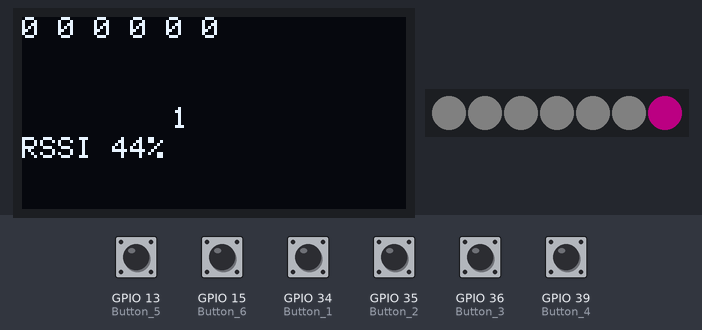
Bench run of a sketch on a simulated ESP32. Shown: 128×64 one-colour display, 7 RGB LEDs in strip order, left to right. The inputs (shaded band) are chosen by the test bench; at power-on: GPIO 13 (Button_5), GPIO 15 (Button_6), GPIO 34 (Button_1), GPIO 35 (Button_2), GPIO 36 (Button_3), GPIO 39 (Button_4) LOW. Dim RGB values are drawn brighter than linear; the strip is taken to match the declared colour order; no radio packets arrive unless stated; what the sketch prints to the serial monitor is not drawn.

Above: at 8.1 s.
8.4 s: GPIO 13 (Button_5) pulled HIGH for 1 s
At 9.46 s:
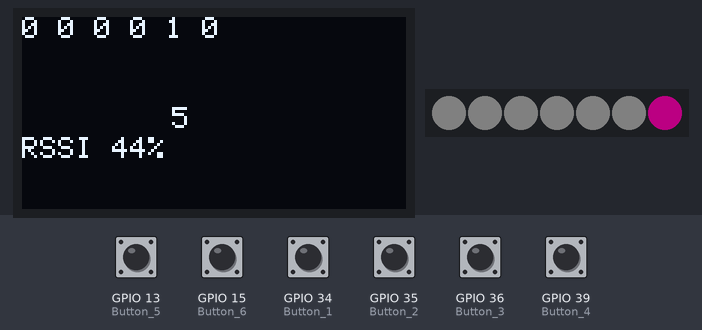
10.0 s: GPIO 15 (Button_6) pulled HIGH for 0.15 s
At 10.23 s:
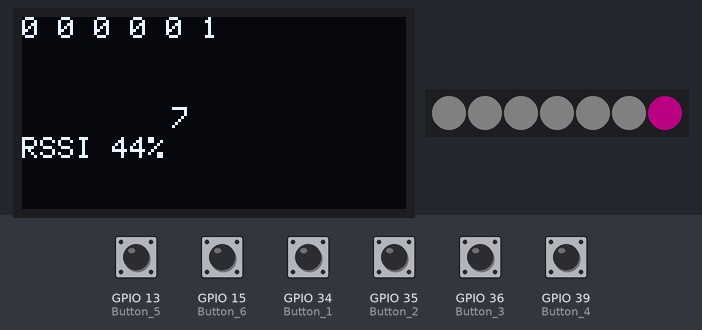
10.7 s: GPIO 34 (Button_1) pulled HIGH for 0.15 s
At 10.98 s:
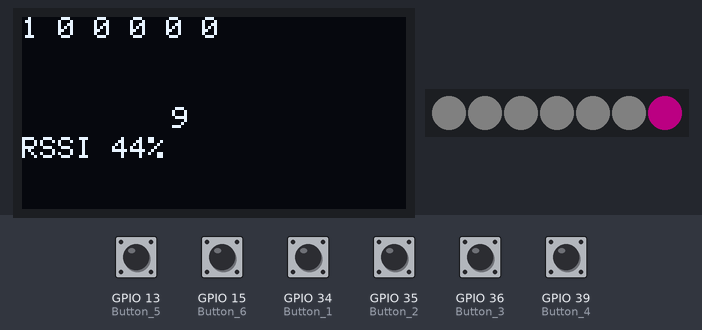
11.4 s: GPIO 35 (Button_2) pulled HIGH for 0.15 s
At 11.72 s:
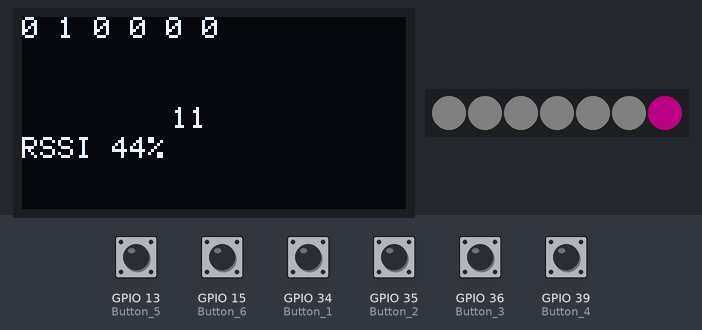
13.0 s: GPIO 36 (Button_3) pulled HIGH for 0.15 s
At 13.26 s:
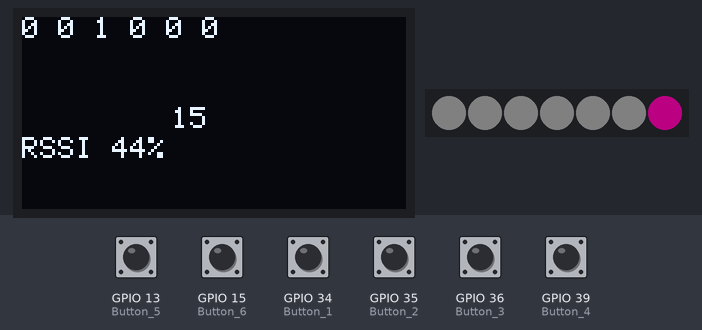
13.7 s: GPIO 39 (Button_4) pulled HIGH for 0.15 s
At 14.03 s:
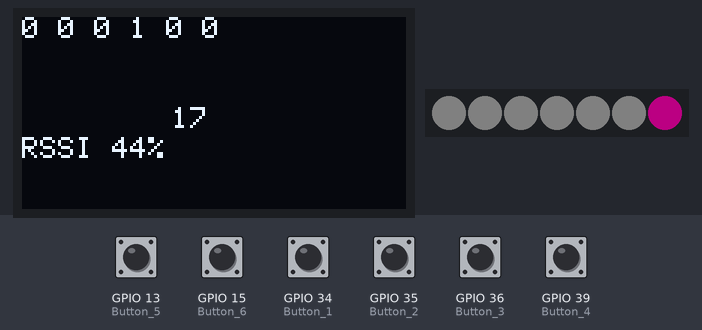
Timing chart, 0 to 16.3 s (numbered marks = the images above; inputs shaded):
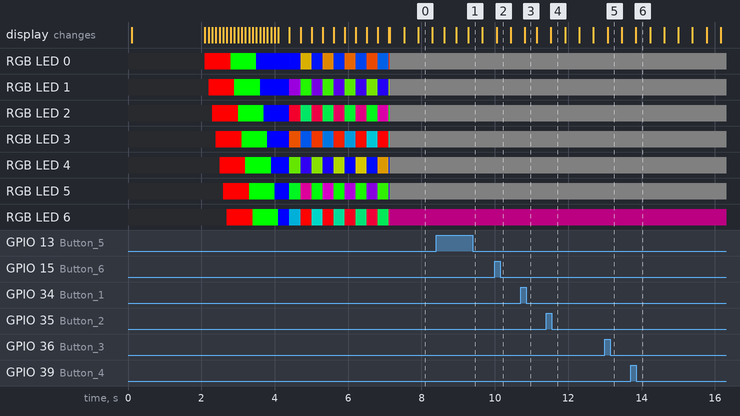

The sketch:

ESP_LORA_TX.ino
```cpp
/*********
  Rui Santos
  Complete project details at https://RandomNerdTutorials.com/ttgo-lora32-sx1276-arduino-ide/

  LORA TX
*********/

//Libraries for LoRa
#include <SPI.h>
#include <LoRa.h>

#define Button_1 34
#define Button_2 35
#define Button_3 36
#define Button_4 39
#define Button_5 13
#define Button_6 15

// Define button pins and their corresponding messages
const int buttonPins[] = { Button_1, Button_2, Button_3, Button_4, Button_5, Button_6 };
const char* buttonMessages[] = { "B1", "B2", "B3", "B4", "B5", "B6" };

volatile bool dataAvailable = false;
uint8_t receivedBuffer[18];


//-- for islx bitmap
#define imageWidth 128
#define imageHeight 32


//---islx bitmap
const unsigned char islxLogo[] PROGMEM = {
  // 'undefined, 128x32px
  0x00, 0x00, 0x00, 0x00, 0x00, 0x00, 0x00, 0x00, 0x00, 0x00, 0x00, 0x00, 0x00, 0x00, 0x00, 0x00,
  0x00, 0x0f, 0x80, 0x1f, 0xff, 0xff, 0x81, 0xf0, 0x00, 0x00, 0x1f, 0xe0, 0x00, 0x0f, 0xf0, 0x00,
  0x00, 0x0f, 0x80, 0x7f, 0xff, 0xff, 0x81, 0xf0, 0x00, 0x00, 0x07, 0xf0, 0x00, 0x1f, 0xc0, 0x00,
  0x00, 0x0f, 0x80, 0xff, 0xff, 0xff, 0x81, 0xf0, 0x00, 0x00, 0x03, 0xf8, 0x00, 0x3f, 0x80, 0x00,
  0x00, 0x0f, 0x81, 0xff, 0xff, 0xff, 0x81, 0xf0, 0x00, 0x00, 0x01, 0xfc, 0x00, 0x7f, 0x00, 0x00,
  0x00, 0x0f, 0x81, 0xff, 0xff, 0xff, 0x81, 0xf0, 0x00, 0x00, 0x00, 0xfe, 0x00, 0xff, 0x00, 0x00,
  0x00, 0x0f, 0x83, 0xf8, 0x00, 0x00, 0x01, 0xf0, 0x00, 0x00, 0x00, 0xff, 0x01, 0xfe, 0x00, 0x00,
  0x00, 0x0f, 0x83, 0xf0, 0x00, 0x00, 0x01, 0xf0, 0x00, 0x00, 0x00, 0x7f, 0x01, 0xfc, 0x00, 0x00,
  0x00, 0x0f, 0x83, 0xe0, 0x00, 0x00, 0x01, 0xf0, 0x00, 0x00, 0x00, 0x3f, 0x83, 0xf8, 0x00, 0x00,
  0x00, 0x0f, 0x83, 0xe0, 0x00, 0x00, 0x01, 0xf0, 0x00, 0x00, 0x00, 0x1f, 0xc7, 0xf0, 0x00, 0x00,
  0x00, 0x0f, 0x83, 0xe0, 0x00, 0x00, 0x01, 0xf0, 0x00, 0x00, 0x00, 0x0f, 0xef, 0xe0, 0x00, 0x00,
  0x00, 0x0f, 0x83, 0xf0, 0x00, 0x00, 0x01, 0xf0, 0x00, 0x00, 0x00, 0x07, 0xff, 0xc0, 0x00, 0x00,
  0x00, 0x0f, 0x83, 0xfc, 0x00, 0x00, 0x01, 0xf0, 0x00, 0x00, 0x00, 0x07, 0xff, 0xc0, 0x00, 0x00,
  0x00, 0x0f, 0x81, 0xff, 0xff, 0xfe, 0x01, 0xf0, 0x00, 0x00, 0x00, 0x03, 0xff, 0x80, 0x00, 0x00,
  0x00, 0x0f, 0x80, 0xff, 0xff, 0xff, 0x01, 0xf0, 0x00, 0x00, 0x00, 0x01, 0xff, 0x00, 0x00, 0x00,
  0x00, 0x0f, 0x80, 0xff, 0xff, 0xff, 0x81, 0xf0, 0x00, 0x00, 0x00, 0x00, 0xfe, 0x00, 0x00, 0x00,
  0x00, 0x0f, 0x80, 0x3f, 0xff, 0xff, 0xc1, 0xf0, 0x00, 0x00, 0x00, 0x01, 0xff, 0x00, 0x00, 0x00,
  0x00, 0x0f, 0x80, 0x0f, 0xff, 0xff, 0xe1, 0xf0, 0x00, 0x00, 0x00, 0x03, 0xff, 0x80, 0x00, 0x00,
  0x00, 0x0f, 0x80, 0x00, 0x00, 0x07, 0xe1, 0xf0, 0x00, 0x00, 0x00, 0x07, 0xff, 0xc0, 0x00, 0x00,
  0x00, 0x0f, 0x80, 0x00, 0x00, 0x03, 0xe1, 0xf0, 0x00, 0x00, 0x00, 0x0f, 0xff, 0xe0, 0x00, 0x00,
  0x00, 0x0f, 0x80, 0x00, 0x00, 0x03, 0xe1, 0xf0, 0x00, 0x00, 0x00, 0x0f, 0xef, 0xf0, 0x00, 0x00,
  0x00, 0x0f, 0x80, 0x00, 0x00, 0x03, 0xe1, 0xf0, 0x00, 0x00, 0x00, 0x1f, 0xc7, 0xf0, 0x00, 0x00,
  0x00, 0x0f, 0x80, 0x00, 0x00, 0x03, 0xe1, 0xf0, 0x00, 0x00, 0x00, 0x3f, 0x83, 0xf8, 0x00, 0x00,
  0x00, 0x0f, 0x80, 0x00, 0x00, 0x07, 0xe1, 0xf0, 0x00, 0x00, 0x00, 0x7f, 0x01, 0xfc, 0x00, 0x00,
  0x00, 0x0f, 0x80, 0x00, 0x00, 0x0f, 0xe1, 0xf0, 0x00, 0x00, 0x00, 0xfe, 0x00, 0xfe, 0x00, 0x00,
  0x00, 0x0f, 0x83, 0xff, 0xff, 0xff, 0xc1, 0xff, 0xff, 0xff, 0xc1, 0xfc, 0x00, 0x7f, 0x00, 0x00,
  0x00, 0x0f, 0x83, 0xff, 0xff, 0xff, 0xc1, 0xff, 0xff, 0xff, 0xc3, 0xfc, 0x00, 0x7f, 0x80, 0x00,
  0x00, 0x0f, 0x83, 0xff, 0xff, 0xff, 0x81, 0xff, 0xff, 0xff, 0xc3, 0xf8, 0x00, 0x3f, 0xc0, 0x00,
  0x00, 0x0f, 0x83, 0xff, 0xff, 0xff, 0x01, 0xff, 0xff, 0xff, 0xc7, 0xf0, 0x00, 0x1f, 0xc0, 0x00,
  0x00, 0x0f, 0x83, 0xff, 0xff, 0xfc, 0x00, 0xff, 0xff, 0xff, 0xdf, 0xe0, 0x00, 0x0f, 0xf0, 0x00,
  0x00, 0x00, 0x00, 0x00, 0x00, 0x00, 0x00, 0x00, 0x00, 0x00, 0x00, 0x00, 0x00, 0x00, 0x00, 0x00,
  0x00, 0x00, 0x00, 0x00, 0x00, 0x00, 0x00, 0x00, 0x00, 0x00, 0x00, 0x00, 0x00, 0x00, 0x00, 0x00
};


//Libraries for OLED Display
#include <Wire.h>
#include <Adafruit_GFX.h>
#include <Adafruit_SSD1306.h>
#include <Adafruit_NeoPixel.h>
#ifdef __AVR__
#include <avr/power.h>  // Required for 16 MHz Adafruit Trinket
#endif
//define the pins used by the LoRa transceiver module
#define SCK 5
#define MISO 19
#define MOSI 27
#define SS 18
#define RST 23
#define DIO0 26

//433E6 for Asia
//866E6 for Europe
//915E6 for North America
#define BAND 915E6

//OLED pins
#define OLED_SDA 21
#define OLED_SCL 22
#define OLED_RST -1
#define SCREEN_WIDTH 128  // OLED display width, in pixels
#define SCREEN_HEIGHT 64  // OLED display height, in pixels


//packet counter
int counter = 0;
String LoRaData;
Adafruit_SSD1306 display(SCREEN_WIDTH, SCREEN_HEIGHT, &Wire, OLED_RST);


#define PIN 14

Adafruit_NeoPixel strip = Adafruit_NeoPixel(7, PIN, NEO_RGB + NEO_KHZ800);

uint32_t red = strip.Color(255, 0, 0);
uint32_t green = strip.Color(0, 255, 0);
uint32_t blue = strip.Color(0, 0, 255);
uint32_t white = strip.Color(255, 255, 255);
uint32_t yellow = strip.Color(255, 242, 3);
uint32_t pink = strip.Color(255, 0, 100);
uint32_t cyan = strip.Color(0, 255, 255);
uint32_t orange = strip.Color(230, 80, 0);

volatile bool button1Pressed = false;
volatile bool button2Pressed = false;
volatile bool button3Pressed = false;
/*
void IRAM_ATTR isrButton1() {
  button1Pressed = true;
  // LoRa.beginPacket();
   // LoRa.print("B3");
    //LoRa.endPacket();
}

void IRAM_ATTR isrButton2() {
  button2Pressed = true;
}

void IRAM_ATTR isrButton3() {
  button3Pressed = true;
   //LoRa.beginPacket();
    //LoRa.print("B3");
    //LoRa.endPacket();
}
*/


void setup() {
  //initialize Serial Monitor
  Serial.begin(115200);

  //reset OLED display via software
  pinMode(OLED_RST, OUTPUT);
  digitalWrite(OLED_RST, LOW);
  delay(20);
  digitalWrite(OLED_RST, HIGH);

  //initialize OLED
  Wire.begin(OLED_SDA, OLED_SCL);
  if (!display.begin(SSD1306_SWITCHCAPVCC, 0x3c, false, false)) {  // Address 0x3C for 128x32
    Serial.println(F("SSD1306 allocation failed"));
    for (;;)
      ;  // Don't proceed, loop forever
  }

  display.clearDisplay();
  display.setTextColor(WHITE);
  display.setTextSize(1);
  display.clearDisplay();  // stop the diaply of adafruit logo
  display.drawBitmap(0, 0, islxLogo, 128, 32, 1);

  display.display();

  //SPI LoRa pins
  SPI.begin(SCK, MISO, MOSI, SS);
  //setup LoRa transceiver module
  LoRa.setPins(SS, RST, DIO0);

  if (!LoRa.begin(BAND)) {
    Serial.println("Starting LoRa failed!");
    while (1)
      ;
  }
  Serial.println("LoRa Initializing OK!");
  //display.setCursor(0, 10);
  //display.print("LoRa Initializing OK!");
  //display.display();
  delay(2000);


  LoRa.onReceive(onReceive);
  LoRa.receive();  // Put LoRa in receive mode
  Serial.println("LoRa initialized. Waiting for data...");

  pinMode(Button_1, INPUT);
  pinMode(Button_2, INPUT);  // Set the new button pins as INPUT_PULLUP
  pinMode(Button_3, INPUT);
  pinMode(Button_4, INPUT);
  pinMode(Button_5, INPUT);
  pinMode(Button_6, INPUT);

  strip.begin();
  strip.setBrightness(255);
  strip.show();


  // Initialize all pixels to 'off'
  colorWipe(strip.Color(255, 0, 0), 100);  // Red
  colorWipe(strip.Color(0, 255, 0), 100);  // Green

  colorWipe(strip.Color(0, 0, 255), 100);  // Blue

  rainbowCycle(2);

  strip.setBrightness(127);
  strip.setPixelColor(0, 255, 0, 0);  //RED
  strip.setPixelColor(1, 0, 255, 0);  //Yellow
  strip.setPixelColor(2, 0, 0, 255);  //Green
  strip.setPixelColor(3, 255, 0, 0);  //RED
  strip.setPixelColor(4, 0, 255, 0);  //Yellow
  strip.setPixelColor(5, 0, 0, 255);  //Green
                                      //


  strip.setPixelColor(0, 10, 10, 10);  //RED
  strip.setPixelColor(1, 10, 10, 10);  //Yellow
  strip.setPixelColor(2, 10, 10, 10);  //Green
  strip.setPixelColor(3, 10, 10, 10);  //RED
  strip.setPixelColor(4, 10, 10, 10);  //Yellow
  strip.setPixelColor(5, 10, 10, 10);  //Green


  strip.show();

  // attachInterrupt(34, isrButton1, FALLING);
  // attachInterrupt(35, isrButton2, FALLING);  // Attach interrupts to the new button pins
  // attachInterrupt(36, isrButton3, FALLING);
}


void loop() {


  if (dataAvailable) {
    //  esp_task_wdt_reset(); // Reset watchdog
    dataAvailable = false;
    handlePacket();
  }

  checkButtons();


  display.clearDisplay();
  display.setCursor(0, 0);
  display.println(String(digitalRead(Button_1)) + " " + String(digitalRead(Button_2)) + " " + String(digitalRead(Button_3)) + " " + String(digitalRead(Button_4)) + " " + String(digitalRead(Button_5)) + " " + String(digitalRead(Button_6)));
  //display.setCursor(0, 20);
  //display.setTextSize(1);
  //display.print(String(digitalRead(35)));
  //display.setCursor(0, 30);
  ///display.print(String(digitalRead(36)));
  display.setCursor(50, 30);
  display.print(counter);
  display.setCursor(0, 40);
  display.print(LoRaData);
  display.setCursor(0, 40);
  int rssi = LoRa.packetRssi();
  display.print("RSSI ");
  display.println(String(map(rssi, -120, -30, 0, 100)) + "%");
  display.display();

  counter++;
}


void checkButtons() {
  for (int i = 0; i < sizeof(buttonPins) / sizeof(buttonPins[0]); i++) {
    if (digitalRead(buttonPins[i]) == LOW) {
      LoRa.beginPacket();
      LoRa.print(buttonMessages[i]);
      LoRa.endPacket();
      LoRa.receive();
    }
  }
}


void onReceive(int packetSize) {
  // Clear buffer before use
  memset(receivedBuffer, 0, sizeof(receivedBuffer));

  // Check if the received packet is exactly 18 bytes (6 LEDs * 3 colors)
  if (packetSize != 18) {
    Serial.print("Invalid packet size received: ");
    Serial.println(packetSize);
    return;  // Ignore invalid packets
  }

  // Read incoming bytes into the buffer
  int i = 0;
  while (LoRa.available() && i < 18) {
    receivedBuffer[i++] = LoRa.read();
  }

  // Safety: if packet was corrupted and less than 18 bytes were read
  if (i < 18) {
    Serial.println("Packet read incomplete, ignoring...");
    return;
  }

  // Optional: Debug print what was received
  Serial.print("Received Color Data: ");
  for (int j = 0; j < 18; j++) {
    Serial.print(receivedBuffer[j]);
    Serial.print(" ");
  }
  Serial.println();

  // Flag main loop to process colors
  dataAvailable = true;
}

void handlePacket() {
  uint8_t receivedColors[6][3];
  for (int i = 0; i < 18; i++) {
    receivedColors[i / 3][i % 3] = receivedBuffer[i];
  }

  for (int i = 0; i < 6; i++) {
    strip.setPixelColor(i, strip.Color(receivedColors[i][0], receivedColors[i][1], receivedColors[i][2]));
  }
  strip.show();
}


void rainbowCycle(uint8_t wait) {
  uint16_t i, j;

  for (j = 0; j < 256 * 5; j++) {  // 5 cycles of all colors on wheel
    for (i = 0; i < strip.numPixels(); i++) {
      strip.setPixelColor(i, Wheel(((i * 256 / strip.numPixels()) - j + 256) & 255));
    }
    strip.show();
    //setRGBLED();
    delay(wait);
  }
}

// Input a value 0 to 255 to get a color value.
// The colours are a transition r - g - b - back to r.
uint32_t Wheel(byte WheelPos) {
  WheelPos = 255 - WheelPos;
  if (WheelPos < 85) {
    return strip.Color(255 - WheelPos * 3, 0, WheelPos * 3);
  }
  if (WheelPos < 170) {
    WheelPos -= 85;
    return strip.Color(0, WheelPos * 3, 255 - WheelPos * 3);
  }
  WheelPos -= 170;
  return strip.Color(WheelPos * 3, 255 - WheelPos * 3, 0);
}

// Fill the dots one after the other with a color
void colorWipe(uint32_t c, uint8_t wait) {
  for (uint16_t i = 0; i < strip.numPixels(); i++) {
    strip.setPixelColor(i, c);
    strip.show();
    //setRGBLED();
    delay(wait);
  }
}
```
